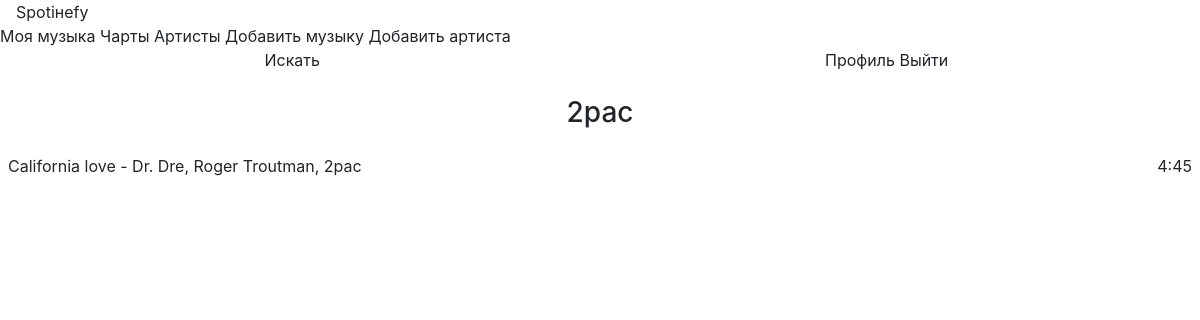
Page /artist/3 on the committed database.
### data/authors.py (models this page shows)
class Author(SqlAlchemyBase):
    __tablename__ = 'authors'
    id = sqlalchemy.Column(sqlalchemy.Integer,
                           primary_key=True, autoincrement=True)
    name = sqlalchemy.Column(sqlalchemy.String, nullable=True)
    songs = orm.relationship("Song", secondary="links")

### data/songs.py (models this page shows)
class Song(SqlAlchemyBase):
    __tablename__ = 'songs'
    id = sqlalchemy.Column(sqlalchemy.Integer,
                           primary_key=True, autoincrement=True)
    name = sqlalchemy.Column(sqlalchemy.String, nullable=True)
    duration = sqlalchemy.Column(sqlalchemy.Integer)
    clip = sqlalchemy.Column(sqlalchemy.String, nullable=True)
    year = sqlalchemy.Column(sqlalchemy.Integer)
    authors = orm.relationship("Author", secondary="links")

### main.py (the view)
@app.route('/artist/<id>', methods=["POST", "GET"])
def give_artist(id):
    author = db_sess.query(Author).filter(Author.id == id).first()
    songs = []
    song_ids = list(db_sess.query(Link).filter(Link.author_id == id).all())
    song_ids = list(map(lambda x: x.song_id, song_ids))
    for i in range(len(song_ids)):
        songs.append(db_sess.query(Song).filter(Song.id == song_ids[i]).first())
    print(songs)
    for i in range(len(songs)):
        songs[i] = (", ".join(
            map(
                lambda x: x.name,
                db_sess.query(Author).filter(
                    Author.id.in_(json.loads(get_song_data(songs[i].id))["authors"])
                ),
            )
        ), songs[i])
    return render_template("give_artist.html", author=author, songs=songs)

### main.py (called while the page is built)
@app.route("/get-song-data/<id>")
def get_song_data(id):
    res = {}
    song = db_sess.query(Song).filter(Song.id == id).first()
    res["authors"] = list(
        map(lambda x: x.author_id, db_sess.query(Link).filter(Link.song_id == id))
    )
    res["year"] = song.year
    res["duration"] = song.duration
    res["name"] = song.name
    return json.dumps(res)

### templates/give_artist.html (shortened to what this page needs)
{% extends "base.html" %} {% block content %}
<div class = "search">
  <div style="display: flex">
    <div class="artist">
        <h3 align="center">{{author.name}}</h3>
    </div>
  </div>
  <b-list-group>
    {% for song in songs: %}
    <b-list-group-item class="d-flex align-items-center"  href="/share-song/{{song[1].id}}">
      <span class="mr-auto">{{song[1].name}} - {{song[0]}}</song></span>
      <b-badge variant="danger">{{song[1].duration // 60}}:{{song[1].duration % 60}}</b-badge>
    </b-list-group-item>
    {% endfor %}
  </b-list-group>
</div>
{% endblock %}

### static/css/style.css (style rules this page uses)
.artist { margin-left: auto !important; margin-right: auto !important; }
.artist { margin: 1rem; }
.search { margin: 0.5rem; }

### rows in the picture
Author: name "2pac"
Song: name "California love", song "Dr. Dre, Roger Troutman, 2pac", duration "4", song[1].duration%60 "45"
